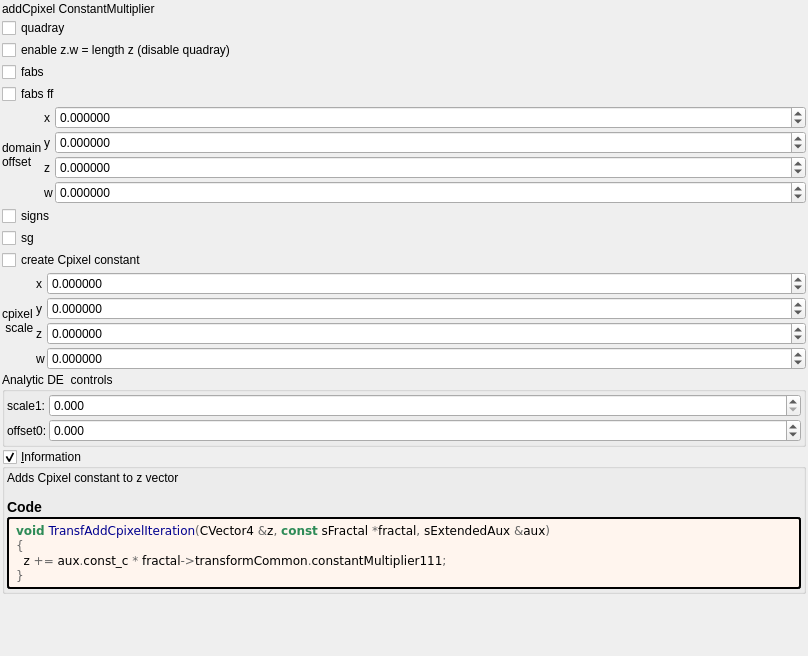
<?xml version="1.0" encoding="UTF-8"?>
<ui version="4.0">
 <class>Form</class>
 <widget class="QWidget" name="Form">
  <property name="geometry">
   <rect>
    <x>0</x>
    <y>0</y>
    <width>808</width>
    <height>656</height>
   </rect>
  </property>
  <property name="windowTitle">
   <string notr="true">transf_add_cpixel</string>
  </property>
  <layout class="QVBoxLayout" name="verticalLayout">
   <property name="spacing">
    <number>2</number>
   </property>
   <property name="leftMargin">
    <number>2</number>
   </property>
   <property name="topMargin">
    <number>2</number>
   </property>
   <property name="rightMargin">
    <number>2</number>
   </property>
   <property name="bottomMargin">
    <number>2</number>
   </property>
   <item>
    <widget class="QLabel" name="label">
     <property name="toolTip">
      <string>&lt;html&gt;&lt;head/&gt;&lt;body&gt;&lt;p&gt;Cpixel is CVector3 c = ( c.x, c.y, c.z). It is each original point (pixel) in 3D space where the iteration starts from, ( c = original z for each point .) It is commonly found in formula structures z = f(z) + c.&lt;/p&gt;&lt;p&gt;The Cpixel multiplier effectively scales this point &amp;quot;c&amp;quot;.&lt;/p&gt;&lt;/body&gt;&lt;/html&gt;</string>
     </property>
     <property name="text">
      <string>addCpixel ConstantMultiplier</string>
     </property>
    </widget>
   </item>
   <item>
    <widget class="MyCheckBox" name="checkBox_transf_function_enabled_false">
     <property name="text">
      <string>quadray</string>
     </property>
    </widget>
   </item>
   <item>
    <widget class="MyCheckBox" name="checkBox_transf_function_enabledA_false">
     <property name="text">
      <string>enable z.w = length z (disable quadray)</string>
     </property>
    </widget>
   </item>
   <item>
    <widget class="MyCheckBox" name="checkBox_transf_function_enabledB_false">
     <property name="text">
      <string>fabs</string>
     </property>
    </widget>
   </item>
   <item>
    <widget class="MyCheckBox" name="checkBox_transf_function_enabledC_false">
     <property name="text">
      <string>fabs ff</string>
     </property>
    </widget>
   </item>
   <item>
    <layout class="QGridLayout" name="gridLayout_46" columnstretch="0,0,2">
     <property name="spacing">
      <number>2</number>
     </property>
     <item row="0" column="1">
      <widget class="QLabel" name="label_170">
       <property name="text">
        <string notr="true">x</string>
       </property>
      </widget>
     </item>
     <item row="3" column="1">
      <widget class="QLabel" name="label_171">
       <property name="text">
        <string notr="true">w</string>
       </property>
      </widget>
     </item>
     <item row="2" column="2">
      <widget class="MyDoubleSpinBox" name="spinbox4_transf_offsetA_0000_z">
       <property name="sizePolicy">
        <sizepolicy hsizetype="Minimum" vsizetype="Maximum">
         <horstretch>0</horstretch>
         <verstretch>0</verstretch>
        </sizepolicy>
       </property>
       <property name="prefix">
        <string/>
       </property>
       <property name="suffix">
        <string/>
       </property>
       <property name="decimals">
        <number>6</number>
       </property>
       <property name="minimum">
        <double>-99.989999999999995</double>
       </property>
       <property name="maximum">
        <double>99.989999999999995</double>
       </property>
       <property name="singleStep">
        <double>0.100000000000000</double>
       </property>
      </widget>
     </item>
     <item row="0" column="2">
      <widget class="MyDoubleSpinBox" name="spinbox4_transf_offsetA_0000_x">
       <property name="sizePolicy">
        <sizepolicy hsizetype="Minimum" vsizetype="Maximum">
         <horstretch>0</horstretch>
         <verstretch>0</verstretch>
        </sizepolicy>
       </property>
       <property name="prefix">
        <string/>
       </property>
       <property name="suffix">
        <string/>
       </property>
       <property name="decimals">
        <number>6</number>
       </property>
       <property name="minimum">
        <double>-99.989999999999995</double>
       </property>
       <property name="maximum">
        <double>99.989999999999995</double>
       </property>
       <property name="singleStep">
        <double>0.100000000000000</double>
       </property>
      </widget>
     </item>
     <item row="2" column="1">
      <widget class="QLabel" name="label_172">
       <property name="text">
        <string notr="true">z</string>
       </property>
      </widget>
     </item>
     <item row="1" column="1">
      <widget class="QLabel" name="label_173">
       <property name="text">
        <string notr="true">y</string>
       </property>
      </widget>
     </item>
     <item row="3" column="2">
      <widget class="MyDoubleSpinBox" name="spinbox4_transf_offsetA_0000_w">
       <property name="sizePolicy">
        <sizepolicy hsizetype="Minimum" vsizetype="Maximum">
         <horstretch>0</horstretch>
         <verstretch>0</verstretch>
        </sizepolicy>
       </property>
       <property name="prefix">
        <string/>
       </property>
       <property name="suffix">
        <string/>
       </property>
       <property name="decimals">
        <number>6</number>
       </property>
       <property name="minimum">
        <double>-99.989999999999995</double>
       </property>
       <property name="maximum">
        <double>99.989999999999995</double>
       </property>
       <property name="singleStep">
        <double>0.100000000000000</double>
       </property>
      </widget>
     </item>
     <item row="1" column="2">
      <widget class="MyDoubleSpinBox" name="spinbox4_transf_offsetA_0000_y">
       <property name="sizePolicy">
        <sizepolicy hsizetype="Minimum" vsizetype="Maximum">
         <horstretch>0</horstretch>
         <verstretch>0</verstretch>
        </sizepolicy>
       </property>
       <property name="prefix">
        <string/>
       </property>
       <property name="suffix">
        <string/>
       </property>
       <property name="decimals">
        <number>6</number>
       </property>
       <property name="minimum">
        <double>-99.989999999999995</double>
       </property>
       <property name="maximum">
        <double>99.989999999999995</double>
       </property>
       <property name="singleStep">
        <double>0.100000000000000</double>
       </property>
      </widget>
     </item>
     <item row="1" column="0" rowspan="2">
      <widget class="QLabel" name="label_174">
       <property name="text">
        <string>domain
offset</string>
       </property>
      </widget>
     </item>
    </layout>
   </item>
   <item>
    <widget class="MyCheckBox" name="checkBox_transf_function_enabledD_false">
     <property name="text">
      <string>signs</string>
     </property>
    </widget>
   </item>
   <item>
    <widget class="MyCheckBox" name="checkBox_transf_function_enabledE_false">
     <property name="text">
      <string>sg</string>
     </property>
    </widget>
   </item>
   <item>
    <widget class="MyCheckBox" name="checkBox_transf_addCpixel_enabled_false">
     <property name="text">
      <string>create Cpixel constant</string>
     </property>
    </widget>
   </item>
   <item>
    <layout class="QGridLayout" name="gridLayout_47" columnstretch="0,0,2">
     <property name="spacing">
      <number>2</number>
     </property>
     <item row="0" column="1">
      <widget class="QLabel" name="label_175">
       <property name="text">
        <string notr="true">x</string>
       </property>
      </widget>
     </item>
     <item row="3" column="1">
      <widget class="QLabel" name="label_176">
       <property name="text">
        <string notr="true">w</string>
       </property>
      </widget>
     </item>
     <item row="2" column="2">
      <widget class="MyDoubleSpinBox" name="spinbox4_transf_scale_1111_z">
       <property name="sizePolicy">
        <sizepolicy hsizetype="Minimum" vsizetype="Maximum">
         <horstretch>0</horstretch>
         <verstretch>0</verstretch>
        </sizepolicy>
       </property>
       <property name="prefix">
        <string/>
       </property>
       <property name="suffix">
        <string/>
       </property>
       <property name="decimals">
        <number>6</number>
       </property>
       <property name="minimum">
        <double>-99.989999999999995</double>
       </property>
       <property name="maximum">
        <double>99.989999999999995</double>
       </property>
       <property name="singleStep">
        <double>0.100000000000000</double>
       </property>
      </widget>
     </item>
     <item row="0" column="2">
      <widget class="MyDoubleSpinBox" name="spinbox4_transf_scale_1111_x">
       <property name="sizePolicy">
        <sizepolicy hsizetype="Minimum" vsizetype="Maximum">
         <horstretch>0</horstretch>
         <verstretch>0</verstretch>
        </sizepolicy>
       </property>
       <property name="prefix">
        <string/>
       </property>
       <property name="suffix">
        <string/>
       </property>
       <property name="decimals">
        <number>6</number>
       </property>
       <property name="minimum">
        <double>-99.989999999999995</double>
       </property>
       <property name="maximum">
        <double>99.989999999999995</double>
       </property>
       <property name="singleStep">
        <double>0.100000000000000</double>
       </property>
      </widget>
     </item>
     <item row="2" column="1">
      <widget class="QLabel" name="label_177">
       <property name="text">
        <string notr="true">z</string>
       </property>
      </widget>
     </item>
     <item row="1" column="1">
      <widget class="QLabel" name="label_178">
       <property name="text">
        <string notr="true">y</string>
       </property>
      </widget>
     </item>
     <item row="3" column="2">
      <widget class="MyDoubleSpinBox" name="spinbox4_transf_scale_1111_w">
       <property name="sizePolicy">
        <sizepolicy hsizetype="Minimum" vsizetype="Maximum">
         <horstretch>0</horstretch>
         <verstretch>0</verstretch>
        </sizepolicy>
       </property>
       <property name="prefix">
        <string/>
       </property>
       <property name="suffix">
        <string/>
       </property>
       <property name="decimals">
        <number>6</number>
       </property>
       <property name="minimum">
        <double>-99.989999999999995</double>
       </property>
       <property name="maximum">
        <double>99.989999999999995</double>
       </property>
       <property name="singleStep">
        <double>0.100000000000000</double>
       </property>
      </widget>
     </item>
     <item row="1" column="2">
      <widget class="MyDoubleSpinBox" name="spinbox4_transf_scale_1111_y">
       <property name="sizePolicy">
        <sizepolicy hsizetype="Minimum" vsizetype="Maximum">
         <horstretch>0</horstretch>
         <verstretch>0</verstretch>
        </sizepolicy>
       </property>
       <property name="prefix">
        <string/>
       </property>
       <property name="suffix">
        <string/>
       </property>
       <property name="decimals">
        <number>6</number>
       </property>
       <property name="minimum">
        <double>-99.989999999999995</double>
       </property>
       <property name="maximum">
        <double>99.989999999999995</double>
       </property>
       <property name="singleStep">
        <double>0.100000000000000</double>
       </property>
      </widget>
     </item>
     <item row="1" column="0" rowspan="2">
      <widget class="QLabel" name="label_179">
       <property name="text">
        <string>cpixel
 scale</string>
       </property>
      </widget>
     </item>
    </layout>
   </item>
   <item>
    <widget class="QGroupBox" name="groupBox_5">
     <property name="title">
      <string>Analytic DE  controls</string>
     </property>
     <layout class="QVBoxLayout" name="verticalLayout_8">
      <property name="leftMargin">
       <number>2</number>
      </property>
      <property name="topMargin">
       <number>2</number>
      </property>
      <property name="rightMargin">
       <number>2</number>
      </property>
      <property name="bottomMargin">
       <number>2</number>
      </property>
      <item>
       <layout class="QGridLayout" name="gridLayout_45" columnstretch="0,1">
        <property name="spacing">
         <number>2</number>
        </property>
        <item row="1" column="1">
         <widget class="MyDoubleSpinBox" name="spinbox_analyticDE_offset_0">
          <property name="sizePolicy">
           <sizepolicy hsizetype="Minimum" vsizetype="Maximum">
            <horstretch>0</horstretch>
            <verstretch>0</verstretch>
           </sizepolicy>
          </property>
          <property name="prefix">
           <string/>
          </property>
          <property name="suffix">
           <string/>
          </property>
          <property name="decimals">
           <number>3</number>
          </property>
          <property name="minimum">
           <double>-99.989999999999995</double>
          </property>
          <property name="maximum">
           <double>99.989999999999995</double>
          </property>
          <property name="singleStep">
           <double>0.100000000000000</double>
          </property>
         </widget>
        </item>
        <item row="0" column="0">
         <widget class="QLabel" name="label_182">
          <property name="text">
           <string>scale1:</string>
          </property>
         </widget>
        </item>
        <item row="0" column="1">
         <widget class="MyDoubleSpinBox" name="spinbox_analyticDE_scale_1">
          <property name="sizePolicy">
           <sizepolicy hsizetype="Minimum" vsizetype="Maximum">
            <horstretch>0</horstretch>
            <verstretch>0</verstretch>
           </sizepolicy>
          </property>
          <property name="prefix">
           <string/>
          </property>
          <property name="suffix">
           <string/>
          </property>
          <property name="decimals">
           <number>3</number>
          </property>
          <property name="minimum">
           <double>0.000000000000000</double>
          </property>
          <property name="maximum">
           <double>99.989999999999995</double>
          </property>
          <property name="singleStep">
           <double>0.100000000000000</double>
          </property>
         </widget>
        </item>
        <item row="1" column="0">
         <widget class="QLabel" name="label_180">
          <property name="text">
           <string>offset0:</string>
          </property>
         </widget>
        </item>
       </layout>
      </item>
     </layout>
    </widget>
   </item>
   <item>
    <widget class="MyGroupBox" name="groupCheck_info">
     <property name="title">
      <string>&amp;Information</string>
     </property>
     <property name="flat">
      <bool>false</bool>
     </property>
     <property name="checkable">
      <bool>true</bool>
     </property>
     <layout class="QVBoxLayout" name="verticalLayout_2">
      <property name="spacing">
       <number>2</number>
      </property>
      <property name="leftMargin">
       <number>2</number>
      </property>
      <property name="topMargin">
       <number>2</number>
      </property>
      <property name="rightMargin">
       <number>2</number>
      </property>
      <property name="bottomMargin">
       <number>2</number>
      </property>
      <item>
       <widget class="QLabel" name="label_information_general">
        <property name="text">
         <string notr="true">&lt;p&gt;Adds Cpixel constant to z vector&lt;/p&gt;&lt;table&gt;
&lt;/table&gt;
&lt;h3&gt;Code&lt;/h3&gt;</string>
        </property>
        <property name="wordWrap">
         <bool>true</bool>
        </property>
        <property name="openExternalLinks">
         <bool>true</bool>
        </property>
        <property name="textInteractionFlags">
         <set>Qt::LinksAccessibleByMouse|Qt::TextSelectableByMouse</set>
        </property>
       </widget>
      </item>
      <item>
       <widget class="QLabel" name="label_code_content">
        <property name="styleSheet">
         <string notr="true">border-style: outset; border-width: 2px; border-radius: 3px; border-color: black; background-color: #fff5ee; padding: 4px;</string>
        </property>
        <property name="text">
         <string notr="true">&lt;body style=&quot;background-color:#fff5ee&quot;&gt;
&lt;pre style=&quot;color:#000000; background-color:#fff5ee;  font-family:'Courier New',monospace;&quot;&gt;&lt;span style=&quot;color:#2e8b57; font-weight:bold&quot;&gt;void&lt;/span&gt; &lt;span style=&quot;color:#00008f&quot;&gt;TransfAddCpixelIteration&lt;/span&gt;&lt;span style=&quot;color:#676767&quot;&gt;(&lt;/span&gt;CVector4 &lt;span style=&quot;color:#676767&quot;&gt;&amp;amp;&lt;/span&gt;z&lt;span style=&quot;color:#676767&quot;&gt;,&lt;/span&gt; &lt;span style=&quot;color:#2e8b57; font-weight:bold&quot;&gt;const&lt;/span&gt; sFractal &lt;span style=&quot;color:#676767&quot;&gt;*&lt;/span&gt;fractal&lt;span style=&quot;color:#676767&quot;&gt;,&lt;/span&gt; sExtendedAux &lt;span style=&quot;color:#676767&quot;&gt;&amp;amp;&lt;/span&gt;aux&lt;span style=&quot;color:#676767&quot;&gt;)&lt;/span&gt;
&lt;span style=&quot;color:#676767&quot;&gt;{&lt;/span&gt;
  z &lt;span style=&quot;color:#676767&quot;&gt;+=&lt;/span&gt; aux&lt;span style=&quot;color:#676767&quot;&gt;.&lt;/span&gt;const_c &lt;span style=&quot;color:#676767&quot;&gt;*&lt;/span&gt; fractal&lt;span style=&quot;color:#676767&quot;&gt;-&amp;gt;&lt;/span&gt;transformCommon&lt;span style=&quot;color:#676767&quot;&gt;.&lt;/span&gt;constantMultiplier111&lt;span style=&quot;color:#676767&quot;&gt;;&lt;/span&gt;
&lt;span style=&quot;color:#676767&quot;&gt;}&lt;/span&gt;
&lt;/pre&gt;
&lt;/body&gt;</string>
        </property>
        <property name="wordWrap">
         <bool>true</bool>
        </property>
        <property name="openExternalLinks">
         <bool>true</bool>
        </property>
        <property name="textInteractionFlags">
         <set>Qt::LinksAccessibleByMouse|Qt::TextSelectableByMouse</set>
        </property>
       </widget>
      </item>
     </layout>
    </widget>
   </item>
   <item>
    <spacer name="verticalSpacer">
     <property name="orientation">
      <enum>Qt::Vertical</enum>
     </property>
     <property name="sizeHint" stdset="0">
      <size>
       <width>20</width>
       <height>40</height>
      </size>
     </property>
    </spacer>
   </item>
  </layout>
 </widget>
 <customwidgets>
  <customwidget>
   <class>MyDoubleSpinBox</class>
   <extends>QDoubleSpinBox</extends>
   <header>my_double_spin_box.h</header>
  </customwidget>
  <customwidget>
   <class>MyGroupBox</class>
   <extends>QGroupBox</extends>
   <header>my_group_box.h</header>
   <container>1</container>
  </customwidget>
  <customwidget>
   <class>MyCheckBox</class>
   <extends>QCheckBox</extends>
   <header>my_check_box.h</header>
  </customwidget>
 </customwidgets>
 <tabstops>
  <tabstop>groupCheck_info</tabstop>
 </tabstops>
 <resources/>
 <connections/>
</ui>
